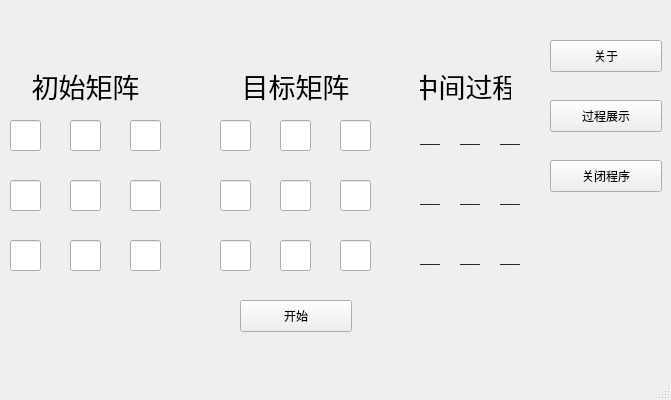
<?xml version="1.0" encoding="UTF-8"?>
<ui version="4.0">
 <class>eightPuzzle</class>
 <widget class="QMainWindow" name="eightPuzzle">
  <property name="geometry">
   <rect>
    <x>0</x>
    <y>0</y>
    <width>671</width>
    <height>400</height>
   </rect>
  </property>
  <property name="windowTitle">
   <string>eightPuzzle</string>
  </property>
  <widget class="QWidget" name="centralwidget">
   <widget class="QLabel" name="label">
    <property name="geometry">
     <rect>
      <x>10</x>
      <y>60</y>
      <width>151</width>
      <height>51</height>
     </rect>
    </property>
    <property name="font">
     <font>
      <pointsize>20</pointsize>
     </font>
    </property>
    <property name="text">
     <string>初始矩阵</string>
    </property>
    <property name="alignment">
     <set>Qt::AlignCenter</set>
    </property>
   </widget>
   <widget class="QLabel" name="label_2">
    <property name="geometry">
     <rect>
      <x>220</x>
      <y>60</y>
      <width>151</width>
      <height>51</height>
     </rect>
    </property>
    <property name="font">
     <font>
      <pointsize>20</pointsize>
     </font>
    </property>
    <property name="text">
     <string>目标矩阵</string>
    </property>
    <property name="alignment">
     <set>Qt::AlignCenter</set>
    </property>
   </widget>
   <widget class="QLineEdit" name="init1">
    <property name="geometry">
     <rect>
      <x>10</x>
      <y>120</y>
      <width>31</width>
      <height>31</height>
     </rect>
    </property>
   </widget>
   <widget class="QLineEdit" name="init2">
    <property name="geometry">
     <rect>
      <x>70</x>
      <y>120</y>
      <width>31</width>
      <height>31</height>
     </rect>
    </property>
   </widget>
   <widget class="QLineEdit" name="init3">
    <property name="geometry">
     <rect>
      <x>130</x>
      <y>120</y>
      <width>31</width>
      <height>31</height>
     </rect>
    </property>
   </widget>
   <widget class="QLineEdit" name="init4">
    <property name="geometry">
     <rect>
      <x>10</x>
      <y>180</y>
      <width>31</width>
      <height>31</height>
     </rect>
    </property>
   </widget>
   <widget class="QLineEdit" name="init5">
    <property name="geometry">
     <rect>
      <x>70</x>
      <y>180</y>
      <width>31</width>
      <height>31</height>
     </rect>
    </property>
   </widget>
   <widget class="QLineEdit" name="init6">
    <property name="geometry">
     <rect>
      <x>130</x>
      <y>180</y>
      <width>31</width>
      <height>31</height>
     </rect>
    </property>
   </widget>
   <widget class="QLineEdit" name="init7">
    <property name="geometry">
     <rect>
      <x>10</x>
      <y>240</y>
      <width>31</width>
      <height>31</height>
     </rect>
    </property>
   </widget>
   <widget class="QLineEdit" name="init8">
    <property name="geometry">
     <rect>
      <x>70</x>
      <y>240</y>
      <width>31</width>
      <height>31</height>
     </rect>
    </property>
   </widget>
   <widget class="QLineEdit" name="init9">
    <property name="geometry">
     <rect>
      <x>130</x>
      <y>240</y>
      <width>31</width>
      <height>31</height>
     </rect>
    </property>
   </widget>
   <widget class="QLineEdit" name="final1">
    <property name="geometry">
     <rect>
      <x>220</x>
      <y>120</y>
      <width>31</width>
      <height>31</height>
     </rect>
    </property>
   </widget>
   <widget class="QLineEdit" name="final2">
    <property name="geometry">
     <rect>
      <x>280</x>
      <y>120</y>
      <width>31</width>
      <height>31</height>
     </rect>
    </property>
   </widget>
   <widget class="QLineEdit" name="final3">
    <property name="geometry">
     <rect>
      <x>340</x>
      <y>120</y>
      <width>31</width>
      <height>31</height>
     </rect>
    </property>
   </widget>
   <widget class="QLineEdit" name="final4">
    <property name="geometry">
     <rect>
      <x>220</x>
      <y>180</y>
      <width>31</width>
      <height>31</height>
     </rect>
    </property>
   </widget>
   <widget class="QLineEdit" name="final5">
    <property name="geometry">
     <rect>
      <x>280</x>
      <y>180</y>
      <width>31</width>
      <height>31</height>
     </rect>
    </property>
   </widget>
   <widget class="QLineEdit" name="final6">
    <property name="geometry">
     <rect>
      <x>340</x>
      <y>180</y>
      <width>31</width>
      <height>31</height>
     </rect>
    </property>
   </widget>
   <widget class="QLineEdit" name="final7">
    <property name="geometry">
     <rect>
      <x>220</x>
      <y>240</y>
      <width>31</width>
      <height>31</height>
     </rect>
    </property>
   </widget>
   <widget class="QLineEdit" name="final8">
    <property name="geometry">
     <rect>
      <x>280</x>
      <y>240</y>
      <width>31</width>
      <height>31</height>
     </rect>
    </property>
   </widget>
   <widget class="QLineEdit" name="final9">
    <property name="geometry">
     <rect>
      <x>340</x>
      <y>240</y>
      <width>31</width>
      <height>31</height>
     </rect>
    </property>
   </widget>
   <widget class="QPushButton" name="runButton">
    <property name="geometry">
     <rect>
      <x>240</x>
      <y>300</y>
      <width>112</width>
      <height>32</height>
     </rect>
    </property>
    <property name="text">
     <string>开始</string>
    </property>
   </widget>
   <widget class="QPushButton" name="pushButton">
    <property name="geometry">
     <rect>
      <x>550</x>
      <y>40</y>
      <width>112</width>
      <height>32</height>
     </rect>
    </property>
    <property name="text">
     <string>关于</string>
    </property>
   </widget>
   <widget class="QPushButton" name="closeButton">
    <property name="geometry">
     <rect>
      <x>550</x>
      <y>160</y>
      <width>112</width>
      <height>32</height>
     </rect>
    </property>
    <property name="text">
     <string>关闭程序</string>
    </property>
   </widget>
   <widget class="QLabel" name="show1">
    <property name="geometry">
     <rect>
      <x>420</x>
      <y>130</y>
      <width>21</width>
      <height>16</height>
     </rect>
    </property>
    <property name="text">
     <string>___</string>
    </property>
   </widget>
   <widget class="QLabel" name="show6">
    <property name="geometry">
     <rect>
      <x>500</x>
      <y>190</y>
      <width>21</width>
      <height>16</height>
     </rect>
    </property>
    <property name="text">
     <string>___</string>
    </property>
   </widget>
   <widget class="QLabel" name="show2">
    <property name="geometry">
     <rect>
      <x>460</x>
      <y>130</y>
      <width>21</width>
      <height>16</height>
     </rect>
    </property>
    <property name="text">
     <string>___</string>
    </property>
   </widget>
   <widget class="QLabel" name="show3">
    <property name="geometry">
     <rect>
      <x>500</x>
      <y>130</y>
      <width>21</width>
      <height>16</height>
     </rect>
    </property>
    <property name="text">
     <string>___</string>
    </property>
   </widget>
   <widget class="QLabel" name="show4">
    <property name="geometry">
     <rect>
      <x>420</x>
      <y>190</y>
      <width>21</width>
      <height>16</height>
     </rect>
    </property>
    <property name="text">
     <string>___</string>
    </property>
   </widget>
   <widget class="QLabel" name="show5">
    <property name="geometry">
     <rect>
      <x>460</x>
      <y>190</y>
      <width>21</width>
      <height>16</height>
     </rect>
    </property>
    <property name="text">
     <string>___</string>
    </property>
   </widget>
   <widget class="QLabel" name="show7">
    <property name="geometry">
     <rect>
      <x>420</x>
      <y>250</y>
      <width>21</width>
      <height>16</height>
     </rect>
    </property>
    <property name="text">
     <string>___</string>
    </property>
   </widget>
   <widget class="QLabel" name="show8">
    <property name="geometry">
     <rect>
      <x>460</x>
      <y>250</y>
      <width>21</width>
      <height>16</height>
     </rect>
    </property>
    <property name="text">
     <string>___</string>
    </property>
   </widget>
   <widget class="QLabel" name="show9">
    <property name="geometry">
     <rect>
      <x>500</x>
      <y>250</y>
      <width>21</width>
      <height>16</height>
     </rect>
    </property>
    <property name="text">
     <string>___</string>
    </property>
   </widget>
   <widget class="QPushButton" name="pushButton_2">
    <property name="geometry">
     <rect>
      <x>550</x>
      <y>100</y>
      <width>112</width>
      <height>32</height>
     </rect>
    </property>
    <property name="text">
     <string>过程展示</string>
    </property>
   </widget>
   <widget class="QLabel" name="label_3">
    <property name="geometry">
     <rect>
      <x>420</x>
      <y>70</y>
      <width>91</width>
      <height>31</height>
     </rect>
    </property>
    <property name="font">
     <font>
      <pointsize>20</pointsize>
     </font>
    </property>
    <property name="text">
     <string>中间过程</string>
    </property>
    <property name="alignment">
     <set>Qt::AlignCenter</set>
    </property>
   </widget>
  </widget>
  <widget class="QStatusBar" name="statusbar"/>
 </widget>
 <resources/>
 <connections>
  <connection>
   <sender>closeButton</sender>
   <signal>clicked()</signal>
   <receiver>eightPuzzle</receiver>
   <slot>close()</slot>
   <hints>
    <hint type="sourcelabel">
     <x>605</x>
     <y>105</y>
    </hint>
    <hint type="destinationlabel">
     <x>335</x>
     <y>199</y>
    </hint>
   </hints>
  </connection>
 </connections>
</ui>
